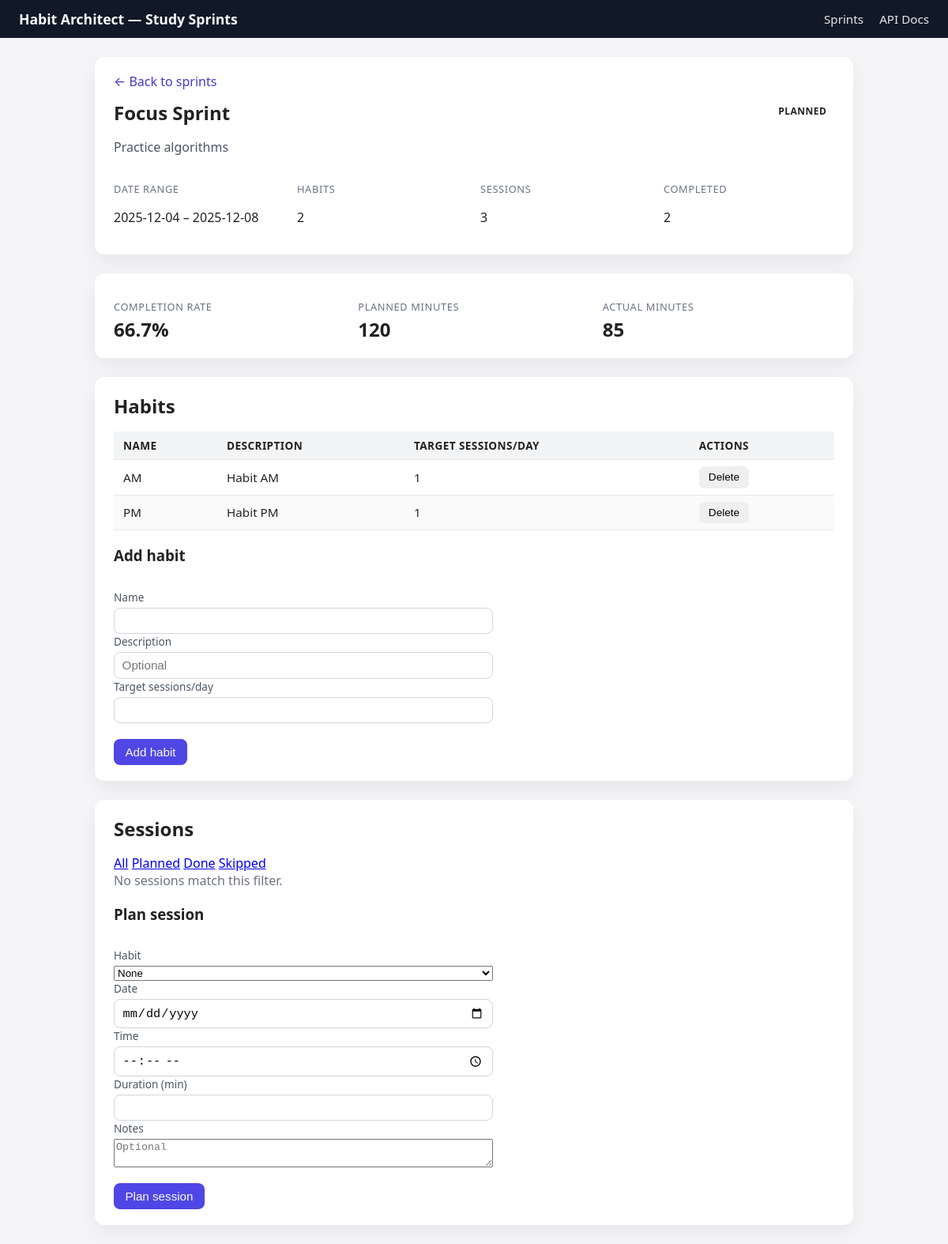
Page /ui/sprints/1?filter=planned on the committed database.
### app/models/__init__.py (models this page shows)
class Sprint(Base):
    __tablename__ = "sprints"
    id: Mapped[int] = mapped_column(Integer, primary_key=True, index=True)
    title: Mapped[str] = mapped_column(String(255), nullable=False)
    goal_text: Mapped[str] = mapped_column(Text, nullable=False)
    start_date: Mapped[date] = mapped_column(Date, nullable=False)
    end_date: Mapped[date] = mapped_column(Date, nullable=False)
    status: Mapped[SprintStatus] = mapped_column(
        SqlEnum(SprintStatus, name="sprint_status"),
        default=SprintStatus.PLANNED,
        nullable=False,
    )
    created_at: Mapped[datetime] = mapped_column(
        DateTime(timezone=False),
        default=datetime.utcnow,
        nullable=False,
    )
    updated_at: Mapped[datetime] = mapped_column(
        DateTime(timezone=False),
        default=datetime.utcnow,
        onupdate=datetime.utcnow,
        nullable=False,
    )
    habits: Mapped[list["Habit"]] = relationship(
        back_populates="sprint",
        cascade="all, delete-orphan",
    )
    sessions: Mapped[list["Session"]] = relationship(
        back_populates="sprint",
        cascade="all, delete-orphan",
    )

class Habit(Base):
    __tablename__ = "habits"
    id: Mapped[int] = mapped_column(Integer, primary_key=True, index=True)
    sprint_id: Mapped[int] = mapped_column(
        ForeignKey("sprints.id", ondelete="CASCADE"),
        nullable=False,
    )
    name: Mapped[str] = mapped_column(String(255), nullable=False)
    description: Mapped[str | None] = mapped_column(Text, nullable=True)
    target_sessions_per_day: Mapped[int] = mapped_column(Integer, nullable=False)
    created_at: Mapped[datetime] = mapped_column(
        DateTime(timezone=False),
        default=datetime.utcnow,
        nullable=False,
    )
    updated_at: Mapped[datetime] = mapped_column(
        DateTime(timezone=False),
        default=datetime.utcnow,
        onupdate=datetime.utcnow,
        nullable=False,
    )
    sprint: Mapped[Sprint] = relationship(back_populates="habits")
    sessions: Mapped[list["Session"]] = relationship(back_populates="habit")

### app/routes/ui.py (the view)
@ui_router.get(
    "/sprints/{sprint_id}",
    name="sprint_detail_page",
    response_class=HTMLResponse,
)
def sprint_detail_page(
    request: Request,
    sprint_id: int,
    db: Session = Depends(get_db),
):
    sprint = db.get(Sprint, sprint_id)
    flash_msg = request.query_params.get("msg")
    flash_error = request.query_params.get("error")
    sessions_filter = _normalize_filter(request.query_params.get("filter"))
    if not sprint:
        return templates.TemplateResponse(
            "sprint_detail.html",
            {
                "request": request,
                "sprint": None,
                "habits": [],
                "overview": None,
                "sessions": [],
                "flash_msg": flash_msg,
                "flash_error": flash_error or "Sprint not found",
                "sessions_filter": sessions_filter,
            },
            status_code=404,
        )
    habits_stmt = (
        select(Habit)
        .where(Habit.sprint_id == sprint_id)
        .order_by(Habit.name.asc())
    )
    habits = db.execute(habits_stmt).scalars().all()
    sessions_stmt = (
        select(Session)
        .where(Session.sprint_id == sprint_id)
        .order_by(Session.planned_start.asc())
    )
    if sessions_filter in _SESSION_FILTERS:
        sessions_stmt = sessions_stmt.where(Session.status == _SESSION_FILTERS[sessions_filter])
    sessions = db.execute(sessions_stmt).scalars().all()
    overview = _sprint_overview(db, sprint_id, len(habits))
    return templates.TemplateResponse(
        "sprint_detail.html",
        {
            "request": request,
            "sprint": sprint,
            "habits": habits,
            "overview": overview,
            "sessions": sessions,
            "flash_msg": flash_msg,
            "flash_error": flash_error,
            "sessions_filter": sessions_filter,
        },
    )

### app/templates/sprint_detail.html (shortened to what this page needs)
{% extends "base.html" %}
{% block content %}
{% if not sprint %}
<section class="ha-card">
    <h1>Sprint not found</h1>
    <p>The sprint you are trying to view does not exist.</p>
    <a class="ha-link" href="{{ request.url_for('sprints_page') }}">Back to sprints</a>
</section>
{% else %}
{% set sprint_url = request.url_for('sprint_detail_page', sprint_id=sprint.id) %}
<section class="ha-card ha-flex-column">
    <a class="ha-link" href="{{ request.url_for('sprints_page') }}">← Back to sprints</a>
    <div class="ha-detail-header">
        <div>
            <h1>{{ sprint.title }}</h1>
            <p class="ha-subtitle">{{ sprint.goal_text }}</p>
        </div>
        <span class="ha-status-badge ha-status-{{ sprint.status.value if sprint.status is not string else sprint.status }}">
            {% if sprint.status is string %}{{ sprint.status|capitalize }}{% else %}{{ sprint.status.value|capitalize }}{% endif %}
        </span>
    </div>
    <div class="ha-detail-meta">
        <div>
            <p class="ha-label">Date range</p>
            <p>{{ sprint.start_date }} – {{ sprint.end_date }}</p>
        </div>
        <div>
            <p class="ha-label">Habits</p>
            <p>{{ overview.habits_count }}</p>
        </div>
        <div>
            <p class="ha-label">Sessions</p>
            <p>{{ overview.sessions_count }}</p>
        </div>
        <div>
            <p class="ha-label">Completed</p>
            <p>{{ overview.done_sessions }}</p>
        </div>
    </div>
</section>
<section class="ha-card ha-overview-grid">
    <div>
        <p class="ha-label">Completion rate</p>
        <p class="ha-overview-value">
            {% if overview.completion_rate is not none %}
                {{ overview.completion_rate }}%
            {% else %}
                —
            {% endif %}
        </p>
    </div>
    <div>
        <p class="ha-label">Planned minutes</p>
        <p class="ha-overview-value">{{ overview.total_planned_minutes }}</p>
    </div>
    <div>
        <p class="ha-label">Actual minutes</p>
        <p class="ha-overview-value">
            {% if overview.total_actual_minutes is not none %}
                {{ overview.total_actual_minutes }}
            {% else %}
                —
            {% endif %}
        </p>
    </div>
</section>
<section class="ha-card">
    <div class="ha-card-header">
        <h2>Habits</h2>
    </div>
    {% if habits %}
    <table class="ha-table">
        <thead>
        <tr>
            <th>Name</th>
            <th>Description</th>
            <th>Target sessions/day</th>
            <th>Actions</th>
        </tr>
        </thead>
        <tbody>
        {% for habit in habits %}
            <tr>
                <td>{{ habit.name }}</td>
                <td>{{ habit.description or "—" }}</td>
                <td>{{ habit.target_sessions_per_day }}</td>
                <td>
                    <form method="post" action="{{ request.url_for('delete_habit_ui', habit_id=habit.id) }}" class="ha-inline-form">
                        <button type="submit" class="ha-button ha-button-danger">Delete</button>
                    </form>
                </td>
            </tr>
        {% endfor %}
        </tbody>
    </table>
    {% else %}
        <p class="ha-empty">No habits for this sprint yet.</p>
    {% endif %}
    <form method="post" action="{{ request.url_for('create_habit_ui', sprint_id=sprint.id) }}" class="ha-form ha-form-inline">
        <h3 class="ha-form-title">Add habit</h3>
        <div class="ha-form-grid">
            <div class="ha-form-row">
                <label for="habit-name">Name</label>
                <input id="habit-name" type="text" name="name" required maxlength="255">
            </div>
            <div class="ha-form-row">
                <label for="habit-description">Description</label>
                <input id="habit-description" type="text" name="description" placeholder="Optional">
            </div>
            <div class="ha-form-row">
                <label for="habit-target">Target sessions/day</label>
                <input id="habit-target" type="number" name="target_sessions_per_day" min="1" required>
            </div>
        </div>
        <div class="ha-form-actions">
            <button type="submit" class="ha-button ha-button-primary">Add habit</button>
        </div>
    </form>
</section>
<section class="ha-card">
    <div class="ha-card-header">
        <h2>Sessions</h2>
    </div>
    <div class="sessions-filter">
        <a href="{{ sprint_url }}" class="filter-pill{% if sessions_filter == 'all' %} filter-pill--active{% endif %}">All</a>
        <a href="{{ sprint_url.include_query_params(filter='planned') }}" class="filter-pill{% if sessions_filter == 'planned' %} filter-pill--active{% endif %}">Planned</a>
        <a href="{{ sprint_url.include_query_params(filter='done') }}" class="filter-pill{% if sessions_filter == 'done' %} filter-pill--active{% endif %}">Done</a>
        <a href="{{ sprint_url.include_query_params(filter='skipped') }}" class="filter-pill{% if sessions_filter == 'skipped' %} filter-pill--active{% endif %}">Skipped</a>
    </div>
    {% if sessions %}
    <table class="ha-table">
        <thead>
        <tr>
            <th>Planned time</th>
            <th>Habit</th>
            <th>Status</th>
            <th>Actual duration</th>
            <th>Actions</th>
        </tr>
        </thead>
        <tbody>
        {% for session in sessions %}
            <tr>
                <td>{{ session.planned_start or "—" }}</td>
                <td>{{ session.habit.name if session.habit else "—" }}</td>
                <td>
                    <span class="ha-status-badge ha-session-{{ session.status.value if session.status is not string else session.status }}">
                        {% if session.status is string %}
                            {{ session.status|capitalize }}
                        {% else %}
                            {{ session.status.value|capitalize }}
                        {% endif %}
                    </span>
                </td>
                <td>
                    {% if session.actual_duration_min %}
                        {{ session.actual_duration_min }} min
                    {% else %}
                        —
                    {% endif %}
                </td>
                <td>
                    {% if session.status == session.status.PLANNED or session.status == 'planned' %}
                        <form method="post" action="{{ request.url_for('complete_session_ui', session_id=session.id) }}" class="ha-inline-form">
                            <input type="hidden" name="next_filter" value="{{ sessions_filter }}">
                            <button type="submit" class="ha-button ha-button-primary">Mark as done</button>
                        </form>
                        <form method="post" action="{{ request.url_for('skip_session_ui', session_id=session.id) }}" class="ha-inline-form">
                            <input type="hidden" name="next_filter" value="{{ sessions_filter }}">
                            <button type="submit" class="ha-button ha-button-secondary">Skip</button>
                        </form>
                    {% elif session.status == session.status.DONE or session.status == 'done' %}
                        <span class="ha-muted">Completed</span>
                    {% else %}
                        <span class="ha-muted">Skipped</span>
                    {% endif %}
                </td>
            </tr>
        {% endfor %}
        </tbody>
    </table>
    {% else %}
        <p class="ha-empty">No sessions match this filter.</p>
    {% endif %}
    <form method="post" action="{{ request.url_for('plan_session_ui', sprint_id=sprint.id) }}" class="ha-form ha-form-inline">
        <h3 class="ha-form-title">Plan session</h3>
        <div class="ha-form-grid">
            <div class="ha-form-row">
                <label for="session-habit">Habit</label>
                <select id="session-habit" name="habit_id">
                    <option value="">None</option>
                </select>
            </div>
            <div class="ha-form-row">
                <label for="session-date">Date</label>
                <input id="session-date" type="date" name="planned_start_date" required>
            </div>
            <div class="ha-form-row">
                <label for="session-time">Time</label>
                <input id="session-time" type="time" name="planned_start_time" placeholder="09:00">
            </div>
            <div class="ha-form-row">
                <label for="session-duration">Duration (min)</label>
                <input id="session-duration" type="number" name="planned_duration_min" min="1" required>
            </div>
            <div class="ha-form-row ha-form-row-wide">
                <label for="session-notes">Notes</label>
                <textarea id="session-notes" name="notes" rows="2" placeholder="Optional"></textarea>
            </div>
        </div>
        <div class="ha-form-actions">
            <button type="submit" class="ha-button ha-button-primary">Plan session</button>
        </div>
    </form>
</section>
{% endif %}
{% endblock %}

### app/static/style.css (style rules this page uses)
body { margin: 0; font-family: system-ui, -apple-system, BlinkMacSystemFont, "Segoe UI", sans-serif; background: #f5f5f7; color: #222; }
.ha-card { background: #ffffff; border-radius: 0.75rem; padding: 1.25rem 1.5rem; box-shadow: 0 10px 25px rgba(15, 23, 42, 0.06); margin-bottom: 1.5rem; }
.ha-card h1, .ha-card h2 { margin-top: 0; margin-bottom: 1rem; }
.ha-table { width: 100%; border-collapse: collapse; font-size: 0.95rem; }
.ha-table th, .ha-table td { padding: 0.5rem 0.75rem; border-bottom: 1px solid #e5e7eb; text-align: left; }
.ha-table thead th { background: #f3f4f6; font-weight: 600; font-size: 0.85rem; text-transform: uppercase; letter-spacing: 0.03em; }
.ha-table tbody tr:nth-child(even) { background: #fafafa; }
.ha-link { color: #4338ca; text-decoration: none; }
.ha-form { max-width: 480px; display: flex; flex-direction: column; gap: 0.75rem; }
.ha-form-row { display: flex; flex-direction: column; gap: 0.25rem; }
.ha-form-row label { font-size: 0.85rem; font-weight: 500; color: #4b5563; }
.ha-form-row input { padding: 0.45rem 0.6rem; border-radius: 0.5rem; border: 1px solid #d1d5db; font-size: 0.95rem; }
.ha-form-actions { margin-top: 0.5rem; }
.ha-form-actions button { padding: 0.5rem 0.9rem; border-radius: 0.5rem; border: none; font-size: 0.95rem; font-weight: 500; cursor: pointer; background: #4f46e5; color: #f9fafb; }
.ha-flex-column { display: flex; flex-direction: column; gap: 0.75rem; }
.ha-detail-header { display: flex; justify-content: space-between; align-items: flex-start; gap: 1rem; }
.ha-subtitle { margin: 0.25rem 0 0; color: #4b5563; }
.ha-status-badge { text-transform: uppercase; font-size: 0.75rem; font-weight: 600; padding: 0.35rem 0.6rem; border-radius: 999px; letter-spacing: 0.04em; }
.ha-detail-meta { display: grid; grid-template-columns: repeat(auto-fit, minmax(140px, 1fr)); gap: 1rem; margin-top: 0.5rem; }
.ha-label { font-size: 0.8rem; text-transform: uppercase; letter-spacing: 0.05em; color: #6b7280; margin-bottom: 0.2rem; }
.ha-card-header { display: flex; justify-content: space-between; align-items: center; gap: 1rem; }
.ha-empty { margin: 0; color: #6b7280; }
.ha-overview-grid { display: grid; grid-template-columns: repeat(auto-fit, minmax(160px, 1fr)); gap: 1rem; }
.ha-overview-value { font-size: 1.5rem; font-weight: 600; margin: 0; }
.ha-button { padding: 0.4rem 0.75rem; border-radius: 0.45rem; border: none; font-size: 0.85rem; font-weight: 500; cursor: pointer; }
.ha-button-primary { background: #4f46e5; color: #fff; }
.ha-inline-form { display: inline; margin-right: 0.35rem; }

### rows in the picture
Sprint: title "Focus Sprint", goal_text "Practice algorithms", status "PLANNED", start_date "2025-12-04", end_date "2025-12-08"
Habit: name "AM", description "Habit AM", target_sessions_per_day "1"
Habit: name "PM", description "Habit PM", target_sessions_per_day "1"

### other values in the picture
{{ overview.habits_count }} "2"
{{ overview.sessions_count }} "3"
{{ overview.done_sessions }} "2"
{{ overview.completion_rate }} "66.7"
{{ overview.total_planned_minutes }} "120"
{{ overview.total_actual_minutes }} "85"
